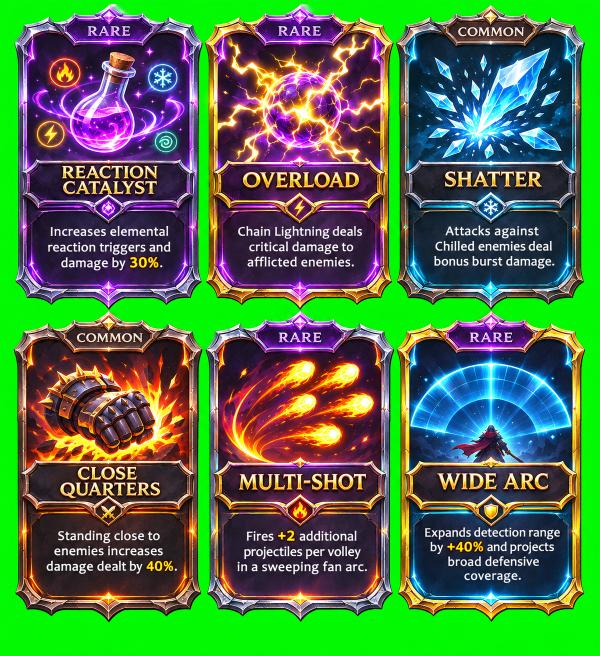
#> input picture assets/incoming/batch_10_weapon_and_catalyst_cards.png, 1199 x 1312 px, found by its file name (shown at 1/2 size)
$ python extract_batch_10_cards.py
#> lines starting #> are read from the running program, lines starting #| are printed output that depends on the picture; after the words box and inside, x2 and y2 are one past the last pixel; in counts of white or black regions, pixels touching at a corner belong together
#> further down, img is the input picture: PIL image 1199x1312 RGB; mean R, G, B 78, 116, 72.4
from PIL import Image
import numpy as np

def remove_chroma(img, green_thresh=130, ratio=1.20):
#> called with green_thresh = 130, ratio = 1.2
    img = img.convert("RGBA")
#> img: PIL image 1199x1312 RGBA
    arr = np.array(img, dtype=float)
    r, g, b = arr[:, :, 0], arr[:, :, 1], arr[:, :, 2]
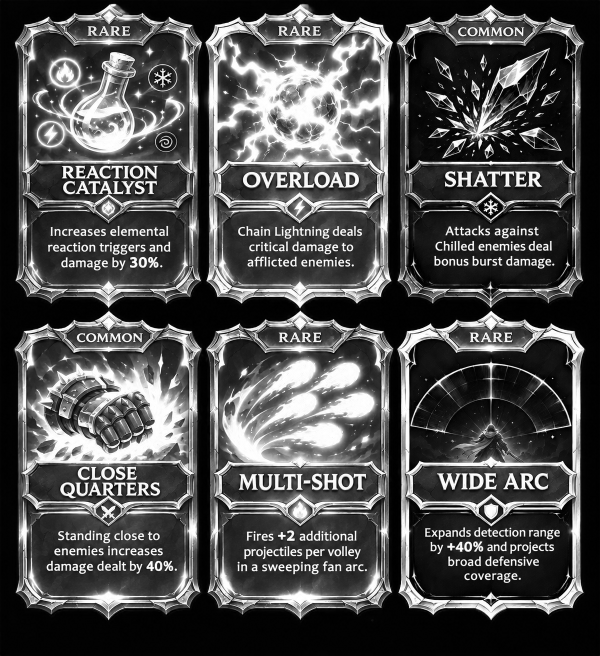
#> r: shape (1312, 1199) float64 (shown at 1/2 size); min 0, max 255, mean 78
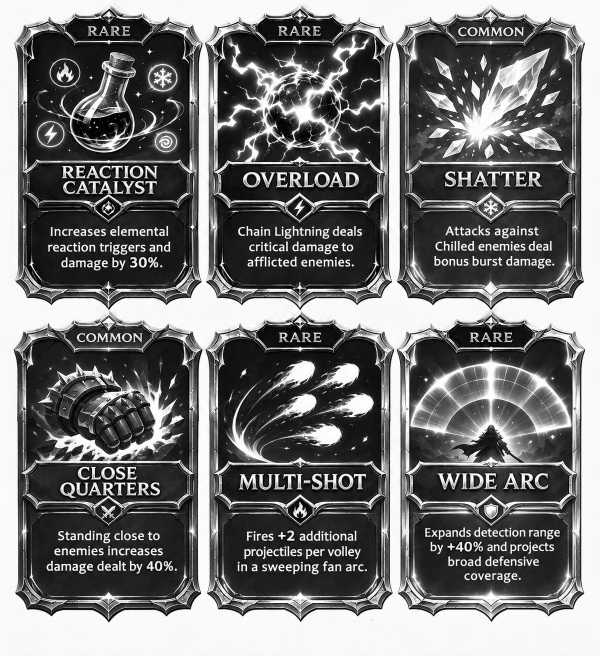
#> g: shape (1312, 1199) float64 (shown at 1/2 size); min 0, max 255, mean 116
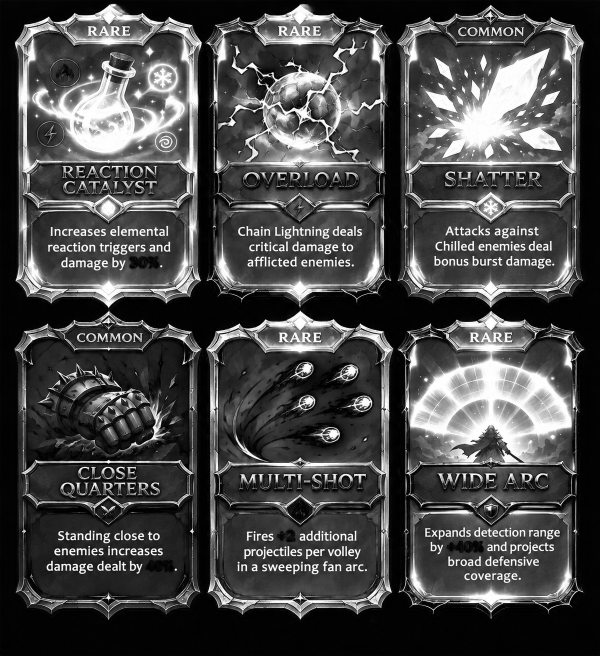
#> b: shape (1312, 1199) float64 (shown at 1/2 size); min 0, max 255, mean 72.4
    is_green = (g > green_thresh) & (g > r * ratio) & (g > b * ratio)
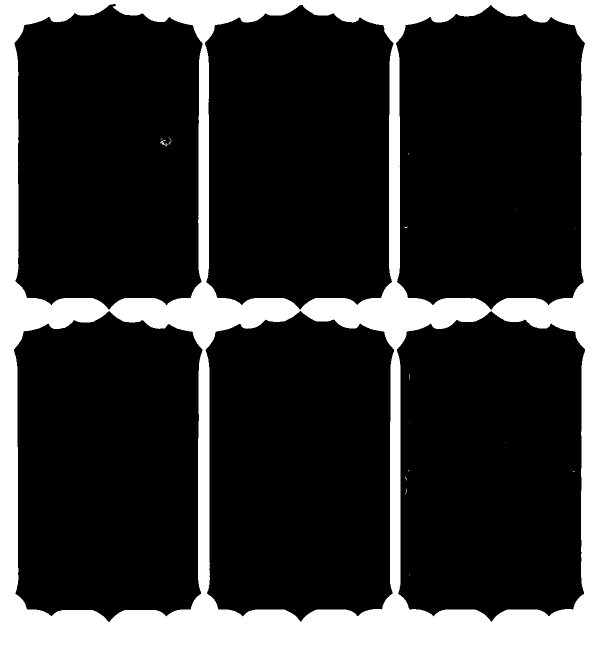
#> is_green: shape (1312, 1199) bool (shown at 1/2 size); 22% white; 21 white regions (19 under 20 px), largest, box (x1, y1, x2, y2) and area: (0, 0, 1199, 1312) 346460, (321, 280, 340, 293) 59
    arr[:, :, 3] = np.where(is_green, 0, 255).astype(np.uint8)
    return Image.fromarray(arr.astype(np.uint8))

def crop_tight_alpha(img, pad=2):
    arr = np.array(img)
    alpha = arr[:, :, 3] > 10
    if not np.any(alpha):
        return img
    y_indices, x_indices = np.where(alpha)
    y_min, y_max = max(0, y_indices.min() - pad), min(img.height, y_indices.max() + pad + 1)
    x_min, x_max = max(0, x_indices.min() - pad), min(img.width, x_indices.max() + pad + 1)
    return img.crop((x_min, y_min, x_max, y_max))

print("=== Extracting Batch 10 Cards ===")
img = Image.open('assets/incoming/batch_10_weapon_and_catalyst_cards.png')
clean = remove_chroma(img)

cards_meta = [
    ("card_reaction_catalyst.png", (29, 8, 405, 620)),
    ("card_overload.png", (410, 10, 787, 620)),
    ("card_shatter.png", (792, 10, 1170, 620)),
    ("card_close_quarters.png", (28, 622, 405, 1244)),
    ("card_multishot.png", (411, 622, 788, 1243)),
    ("card_wide_arc.png", (794, 622, 1170, 1243))
]

for name, box in cards_meta:
    card = crop_tight_alpha(clean.crop(box))
    card.save(f"assets/sprites/{name}", format="PNG")
    print(f"Saved assets/sprites/{name}: {card.size}")
#> this loop made 6 passes
#> (y_max in crop_tight_alpha, x_max in crop_tight_alpha) on passes 1 to 6: (612, 376), (610, 377), (610, 378), (622, 377), (621, 377), (621, 376)
#> pass 1, in crop_tight_alpha, `arr = np.array(img)`:
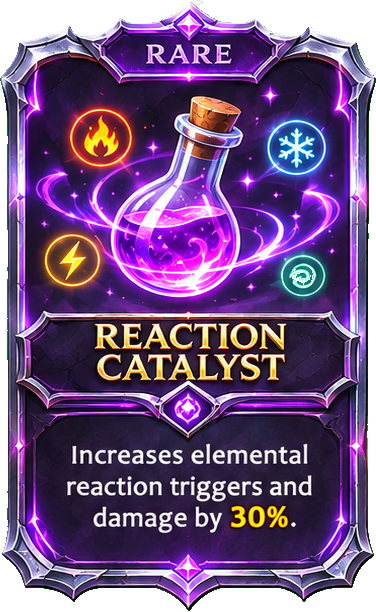
#> arr: shape (612, 376, 4); mean R, G, B, A 87.5, 86, 104.9, 224.4; transparent parts drawn white
#> pass 1, in crop_tight_alpha, `alpha = arr[:, :, 3] > 10`:
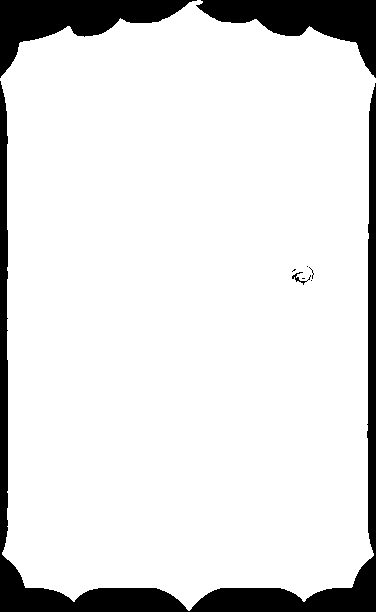
#> alpha: shape (612, 376) bool; 88% white; 9 black regions (5 under 20 px), largest, box (x1, y1, x2, y2) and area: (0, 81, 376, 612) 15825, (0, 0, 197, 78) 5956, (196, 0, 376, 78) 5772, (292, 272, 311, 285) 59
#> after the loop:
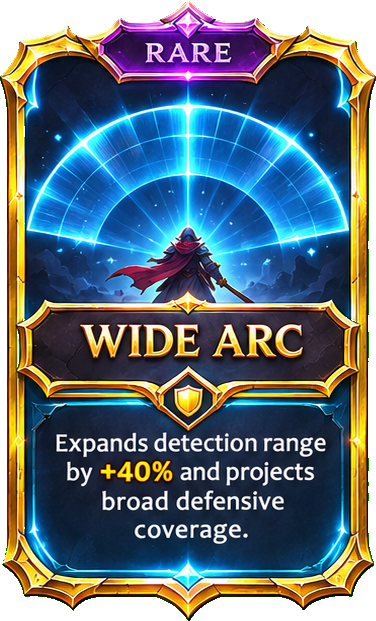
#> card: PIL image 376x621 RGBA; mean R, G, B, A 68.4, 113.1, 95.5, 225.3; transparent parts drawn white

print("=== All 6 Cards Extracted Successfully ===")
